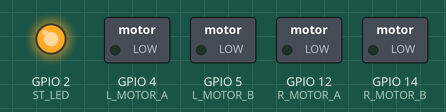
Simulated run of this sketch. Board: ESP8266 (NodeMCU). Shown: switched loads named in the sketch (green lamp = pin HIGH), output pins drawn as LEDs (lit = HIGH). WiFi joins after 1.5 s; servers stay silent unless stated.

Above: at 0.1 s.
At 2.2 s:
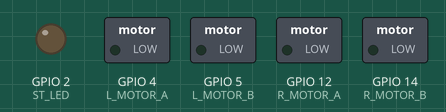
Timing chart, 0 to 3.7 s (numbered marks = the images above):
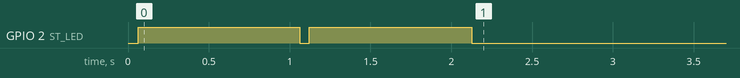

The sketch:

arduino_client.ino
```cpp
//**************************************************
// WiFi Controlled Tiny Airplane
// ESP8266 Firmware ino file
// By Ravi Butani
// Rajkot INDIA
// Instructables page: https://www.instructables.com/id/WIFI-CONTROLLED-RC-PLANE/
//***************************************************
#include <ESP8266WiFi.h>
#include <WiFiUdp.h>

#define P_ID 1
#define ST_LED  2
#define L_MOTOR_A 4
#define L_MOTOR_B 5
#define R_MOTOR_A 12
#define R_MOTOR_B 14
#define DC_RSSI 1500  // Time in mS for send RSSI
#define DC_RX   900   // Time in mS for tx inactivity 200 old problem of motor stopping flickring
ADC_MODE(ADC_VCC);
unsigned int l_speed = 0;
unsigned int r_speed = 0;

unsigned long premillis_rssi = 0;
unsigned long premillis_rx   = 0;

int status = WL_IDLE_STATUS;
char ssid[] = "Honor 8A";   //  your network SSID (name)
char pass[] = "Darko123";    // your network password (use for WPA, or use as key for WEP)
int keyIndex = 0;            // your network key Index number (needed only for WEP)
IPAddress remotIp;
unsigned int localPort = 6000;      // local port to listen on
unsigned int remotPort = 2390;      // local port to talk on
char  packetBuffer[20]; //buffer to hold incoming packet
char  replyBuffer[]={P_ID,0x01,0x01,0x00}; // a string to send back
WiFiUDP Udp;

// the setup function runs once when you press reset or power the board
void setup() {
  WiFi.mode(WIFI_STA);
  //WiFi.setOutputPower(2.5);
  pinMode(ST_LED, OUTPUT);
  digitalWrite(ST_LED,HIGH);
  //Serial.begin(115200);
  WiFi.begin(ssid, pass);
  while (WiFi.status() != WL_CONNECTED)
  {
    digitalWrite(ST_LED,LOW);
    delay(60);
    digitalWrite(ST_LED,HIGH);
    delay(1000);
    //Serial.print(".");
  }
  //Serial.print("connected");
  remotIp=WiFi.localIP();
  remotIp[3] = 255;
  Udp.begin(localPort);
}

// the loop function runs over and over again forever
void loop() {
  delay(5);
  if(WiFi.status() == WL_CONNECTED)
  {
    digitalWrite(ST_LED,LOW);
    // if there's data available, read a packet
    int packetSize = Udp.parsePacket();
    if (packetSize)
    {
      // read the packet into packetBufffer
      int packetSize = Udp.parsePacket();
      if (packetSize) {
        int len = Udp.read(packetBuffer, sizeof(packetBuffer) - 1);
        if (len > 0) {
            packetBuffer[len] = '\0';  // OBAVEZNO
        }

        int rp_ID, l_speed, r_speed;
        char *token;

        token = strtok(packetBuffer, ",");
        rp_ID = atoi(token);

        token = strtok(NULL, ",");
        l_speed = atoi(token);

        token = strtok(NULL, ",");
        r_speed = atoi(token);

        if(rp_ID == P_ID)
        {
          if (l_speed < 0) {
            analogWrite(L_MOTOR_A, 0); // Set direction pin for left motor
            analogWrite(L_MOTOR_B, -1*l_speed); // Set speed for left motor
          } else {
            analogWrite(L_MOTOR_A, l_speed); // Set direction pin for left motor
            analogWrite(L_MOTOR_B, 0); // Set speed for left motor
          }
          if (r_speed < 0) {
            analogWrite(R_MOTOR_A, 0); // Set direction pin for left motor
            analogWrite(R_MOTOR_B, -1*r_speed); // Set speed for left motor
          } else {
            analogWrite(R_MOTOR_A, r_speed); // Set direction pin for left motor
            analogWrite(R_MOTOR_B, 0); // Set speed for left motor
          }

          //Serial.println("len:"+len);
          //Serial.print(l_speed);
          //Serial.print(" \t");
          //Serial.println(r_speed);
          premillis_rx = millis();
        }
      }

    }
    if(millis()-premillis_rssi > DC_RSSI)
    {
       premillis_rssi = millis();
       long rssi = abs(WiFi.RSSI());
       float vcc = (((float)ESP.getVcc()/(float)1024.0)+0.75f)*10;
       replyBuffer[1] = (unsigned char)rssi;
       replyBuffer[2] = (unsigned char)vcc;

       Udp.beginPacket(remotIp, remotPort);
       Udp.write(replyBuffer);
       Udp.endPacket();
     }
     if(millis()-premillis_rx > DC_RX)
     {
       analogWrite(L_MOTOR_A,0);
       analogWrite(R_MOTOR_A,0);
       analogWrite(L_MOTOR_B,0);
       analogWrite(R_MOTOR_B,0);
       //Serial.println("nodata");
     }
  }
  else
  {
    digitalWrite(ST_LED,LOW);
    delay(60);
    digitalWrite(ST_LED,HIGH);
    delay(1000);
    //Serial.println("else");
    digitalWrite(ST_LED,HIGH);
  }
}
```

Measured:
- by itself, GPIO 2 (ST_LED): HIGH → LOW at 1.1 s, → HIGH 0.06 s later, → LOW 1.0 s later
